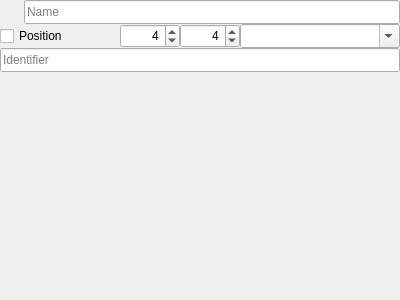
<?xml version="1.0" encoding="UTF-8"?>
<ui version="4.0">
 <class>nEditMatrix</class>
 <widget class="QWidget" name="nEditMatrix">
  <property name="geometry">
   <rect>
    <x>0</x>
    <y>0</y>
    <width>400</width>
    <height>300</height>
   </rect>
  </property>
  <property name="windowTitle">
   <string>Matrix</string>
  </property>
  <property name="toolTip">
   <string>Matrix</string>
  </property>
  <property name="statusTip">
   <string>Matrix</string>
  </property>
  <property name="whatsThis">
   <string>Matrix</string>
  </property>
  <widget class="QLineEdit" name="Name">
   <property name="geometry">
    <rect>
     <x>24</x>
     <y>0</y>
     <width>376</width>
     <height>24</height>
    </rect>
   </property>
   <property name="placeholderText">
    <string>Name</string>
   </property>
  </widget>
  <widget class="QToolButton" name="Save">
   <property name="enabled">
    <bool>false</bool>
   </property>
   <property name="geometry">
    <rect>
     <x>0</x>
     <y>0</y>
     <width>24</width>
     <height>24</height>
    </rect>
   </property>
   <property name="text">
    <string/>
   </property>
   <property name="icon">
    <iconset resource="../../../Images/Branon.qrc">
     <normaloff>:/images/save.png</normaloff>:/images/save.png</iconset>
   </property>
   <property name="iconSize">
    <size>
     <width>24</width>
     <height>24</height>
    </size>
   </property>
   <property name="autoRaise">
    <bool>true</bool>
   </property>
  </widget>
  <widget class="QComboBox" name="Type">
   <property name="geometry">
    <rect>
     <x>240</x>
     <y>24</y>
     <width>160</width>
     <height>24</height>
    </rect>
   </property>
   <property name="editable">
    <bool>true</bool>
   </property>
   <property name="insertPolicy">
    <enum>QComboBox::NoInsert</enum>
   </property>
  </widget>
  <widget class="QLineEdit" name="Identifier">
   <property name="geometry">
    <rect>
     <x>0</x>
     <y>48</y>
     <width>400</width>
     <height>24</height>
    </rect>
   </property>
   <property name="placeholderText">
    <string>Identifier</string>
   </property>
  </widget>
  <widget class="QSpinBox" name="Row">
   <property name="geometry">
    <rect>
     <x>120</x>
     <y>24</y>
     <width>60</width>
     <height>24</height>
    </rect>
   </property>
   <property name="toolTip">
    <string>Row</string>
   </property>
   <property name="statusTip">
    <string>Row</string>
   </property>
   <property name="whatsThis">
    <string>Row</string>
   </property>
   <property name="alignment">
    <set>Qt::AlignRight|Qt::AlignTrailing|Qt::AlignVCenter</set>
   </property>
   <property name="minimum">
    <number>1</number>
   </property>
   <property name="maximum">
    <number>100000</number>
   </property>
   <property name="value">
    <number>4</number>
   </property>
  </widget>
  <widget class="QSpinBox" name="Column">
   <property name="geometry">
    <rect>
     <x>180</x>
     <y>24</y>
     <width>60</width>
     <height>24</height>
    </rect>
   </property>
   <property name="toolTip">
    <string>Column</string>
   </property>
   <property name="statusTip">
    <string>Column</string>
   </property>
   <property name="whatsThis">
    <string>Column</string>
   </property>
   <property name="alignment">
    <set>Qt::AlignRight|Qt::AlignTrailing|Qt::AlignVCenter</set>
   </property>
   <property name="minimum">
    <number>1</number>
   </property>
   <property name="maximum">
    <number>100000</number>
   </property>
   <property name="value">
    <number>4</number>
   </property>
  </widget>
  <widget class="QCheckBox" name="Position">
   <property name="geometry">
    <rect>
     <x>0</x>
     <y>24</y>
     <width>120</width>
     <height>24</height>
    </rect>
   </property>
   <property name="toolTip">
    <string>Row/column positions</string>
   </property>
   <property name="statusTip">
    <string>Row/column positions</string>
   </property>
   <property name="whatsThis">
    <string>Row/column positions</string>
   </property>
   <property name="text">
    <string>Position</string>
   </property>
  </widget>
 </widget>
 <resources>
  <include location="../../../Images/Branon.qrc"/>
 </resources>
 <connections>
  <connection>
   <sender>Position</sender>
   <signal>stateChanged(int)</signal>
   <receiver>nEditMatrix</receiver>
   <slot>positionChanged(int)</slot>
   <hints>
    <hint type="sourcelabel">
     <x>59</x>
     <y>35</y>
    </hint>
    <hint type="destinationlabel">
     <x>199</x>
     <y>149</y>
    </hint>
   </hints>
  </connection>
  <connection>
   <sender>Row</sender>
   <signal>valueChanged(int)</signal>
   <receiver>nEditMatrix</receiver>
   <slot>dimChanged(int)</slot>
   <hints>
    <hint type="sourcelabel">
     <x>149</x>
     <y>35</y>
    </hint>
    <hint type="destinationlabel">
     <x>199</x>
     <y>149</y>
    </hint>
   </hints>
  </connection>
  <connection>
   <sender>Column</sender>
   <signal>valueChanged(int)</signal>
   <receiver>nEditMatrix</receiver>
   <slot>dimChanged(int)</slot>
   <hints>
    <hint type="sourcelabel">
     <x>209</x>
     <y>35</y>
    </hint>
    <hint type="destinationlabel">
     <x>199</x>
     <y>149</y>
    </hint>
   </hints>
  </connection>
  <connection>
   <sender>Type</sender>
   <signal>activated(int)</signal>
   <receiver>nEditMatrix</receiver>
   <slot>dimChanged(int)</slot>
   <hints>
    <hint type="sourcelabel">
     <x>319</x>
     <y>35</y>
    </hint>
    <hint type="destinationlabel">
     <x>199</x>
     <y>149</y>
    </hint>
   </hints>
  </connection>
  <connection>
   <sender>Name</sender>
   <signal>textChanged(QString)</signal>
   <receiver>nEditMatrix</receiver>
   <slot>nameChanged(QString)</slot>
   <hints>
    <hint type="sourcelabel">
     <x>211</x>
     <y>11</y>
    </hint>
    <hint type="destinationlabel">
     <x>199</x>
     <y>149</y>
    </hint>
   </hints>
  </connection>
  <connection>
   <sender>Save</sender>
   <signal>clicked()</signal>
   <receiver>nEditMatrix</receiver>
   <slot>Save()</slot>
   <hints>
    <hint type="sourcelabel">
     <x>11</x>
     <y>11</y>
    </hint>
    <hint type="destinationlabel">
     <x>199</x>
     <y>149</y>
    </hint>
   </hints>
  </connection>
 </connections>
</ui>
